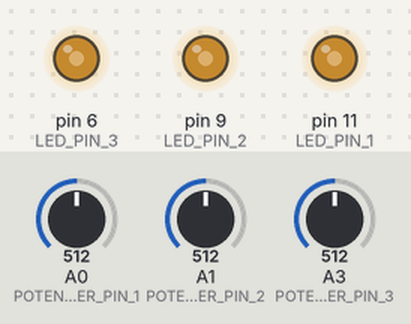
This sketch was run on a simulated Arduino Uno, built with avr-gcc and run on an emulated ATmega328P. Shown: output pins drawn as LEDs (lit = HIGH). Inputs (shaded band) come from the test bench; at power-on: A0 (POTENTIOMETER_PIN_1) = 512, A1 (POTENTIOMETER_PIN_2) = 512, A3 (POTENTIOMETER_PIN_3) = 512.

Above: at 1.2 s.
1.3 s: A0 (POTENTIOMETER_PIN_1) set to 716
At 2.1 s:
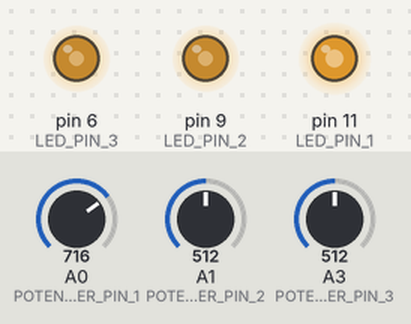
2.8 s: A1 (POTENTIOMETER_PIN_2) set to 716
At 3.2 s:
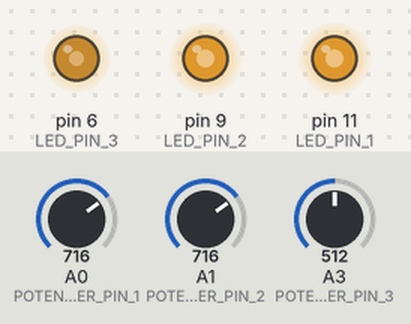
4.3 s: A3 (POTENTIOMETER_PIN_3) set to 716
At 5.5 s:
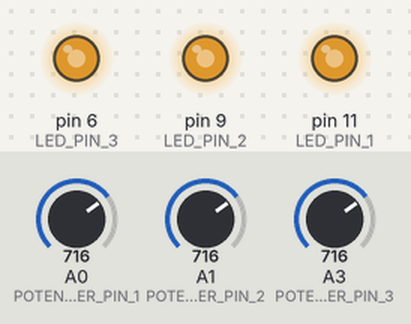
5.8 s: A0 (POTENTIOMETER_PIN_1) set to 900
At 6.7 s:
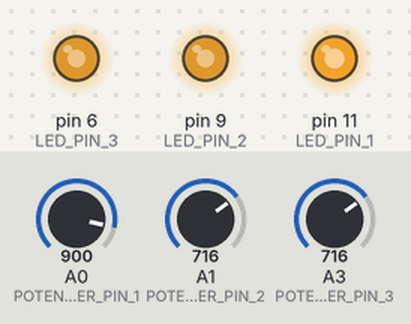
7.3 s: A1 (POTENTIOMETER_PIN_2) set to 900
At 7.9 s:
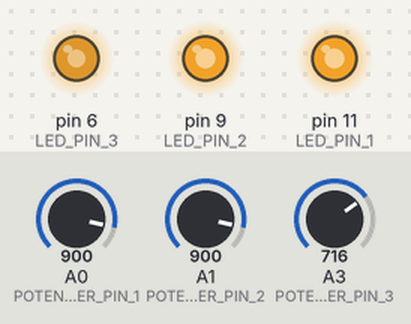
8.8 s: A3 (POTENTIOMETER_PIN_3) set to 900
At 10.2 s:
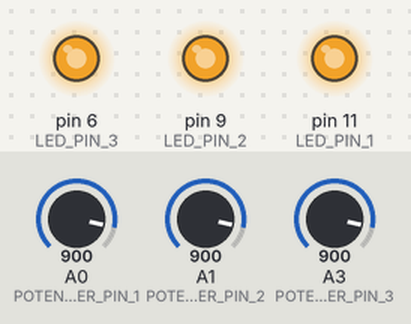
Timing chart, 0 to 11.3 s (numbered marks = the images above; inputs shaded):
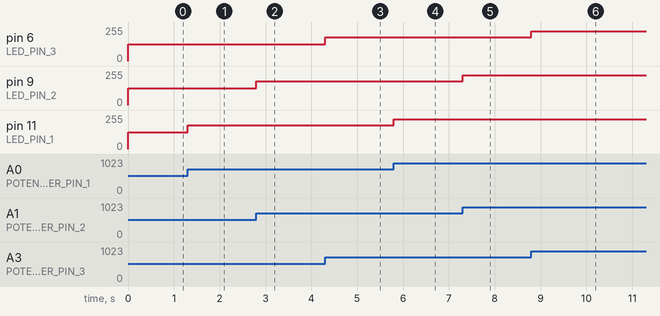

The sketch:

laborator1.ino
```cpp
#define LED_PIN_1 11
#define LED_PIN_2 9
#define LED_PIN_3 6
#define POTENTIOMETER_PIN_1 A0
#define POTENTIOMETER_PIN_2 A1
#define POTENTIOMETER_PIN_3 A3

void setup()
{
  pinMode(LED_PIN_1, OUTPUT);
  pinMode(LED_PIN_2, OUTPUT);
  pinMode(LED_PIN_3, OUTPUT);
}

void loop()
{
  int potentiometerValue1 = analogRead(POTENTIOMETER_PIN_1);
  int potentiometerValue2 = analogRead(POTENTIOMETER_PIN_2);
  int potentiometerValue3 = analogRead(POTENTIOMETER_PIN_3);
  // int brightness1 = potentiometerValue1 / 4;

  int brightness1 = map(potentiometerValue1, 0, 1023, 0, 255);
  int brightness2 = map(potentiometerValue2, 0, 1023, 0, 255);
  int brightness3 = map(potentiometerValue3, 0, 1023, 0, 255);
  analogWrite(LED_PIN_1, brightness1);
  analogWrite(LED_PIN_2, brightness2);
   analogWrite(LED_PIN_3, brightness3);
  // digitalWrite(LED_PIN_3,HIGH);

}
```

Measured:
- after the input at 1.3 s, pin 11 (LED_PIN_1): 127/255 → 178/255 at once
- after the input at 2.8 s, pin 9 (LED_PIN_2): 127/255 → 178/255 at once
- after the input at 4.3 s, pin 6 (LED_PIN_3): 127/255 → 178/255 at once
- after the input at 5.8 s, pin 11 (LED_PIN_1): 178/255 → 224/255 at once
- after the input at 7.3 s, pin 9 (LED_PIN_2): 178/255 → 224/255 at once
- after the input at 8.8 s, pin 6 (LED_PIN_3): 178/255 → 224/255 at once
